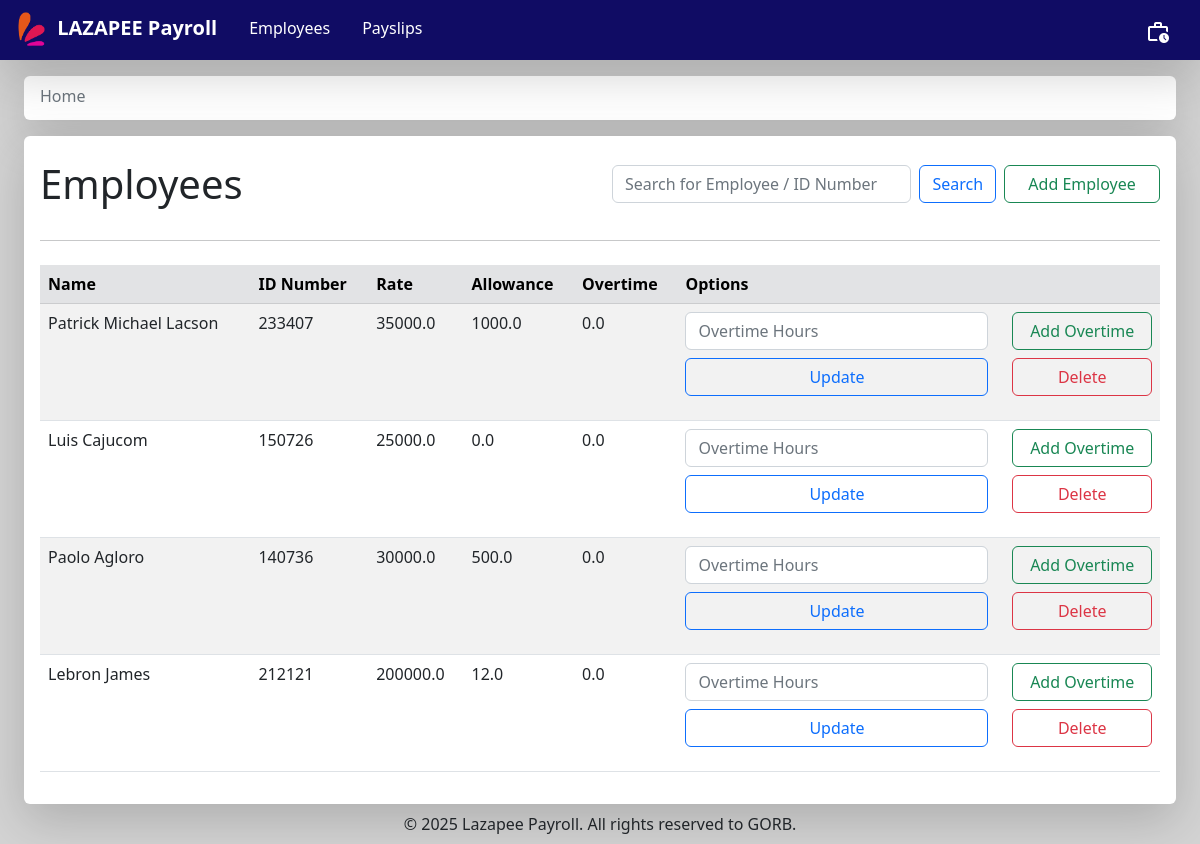
Before: / with the older database file.
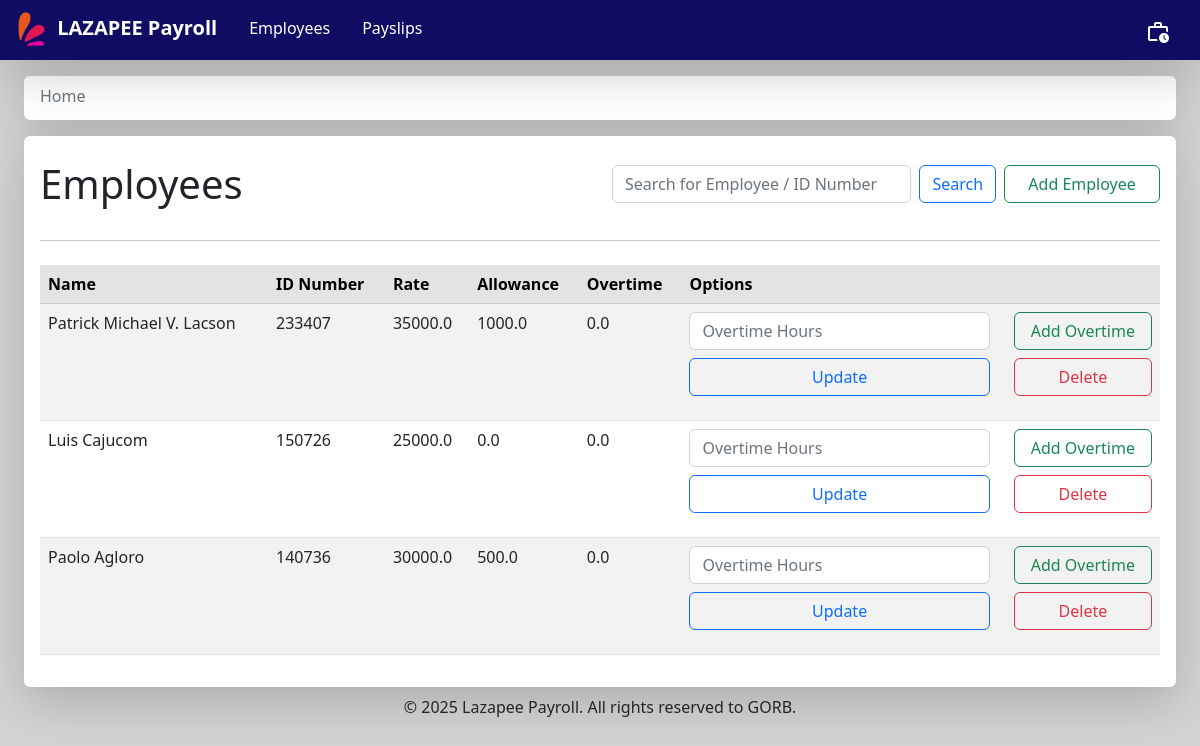
After: the same page with the newer database file.
### payroll_app/models.py (models this page shows, shortened)
class Employee(models.Model):
    name = models.CharField(max_length = 300)
    id_number = models.CharField(max_length = 300, unique = True)
    rate = models.FloatField()
    overtime_pay = models.FloatField(null=True)
    allowance = models.FloatField(null=True)
    def getName(self):
        return self.name
    def getID(self):
        return self.id_number
    def getRate(self):
        return self.rate
    def getOvertime(self):
        return self.overtime_pay
    def getAllowance(self):
        return self.allowance

### payroll_app/views.py (the view)
# urls.py: path('', views.employees_page, name='employees'),
def employees_page(request):
    global history
    if (request.method=="POST"):
        button = request.POST.get("button")
        if button == "search":
            creds = request.POST.get("Search")
            if creds.isdigit() == True:
                employees = Employee.objects.filter(id_number=creds)
                return render(request, 'payroll_app/employees_page.html', {'employees':employees, 'history':history})
            else:
                employees = Employee.objects.filter(name__icontains=creds)
                return render(request, 'payroll_app/employees_page.html', {'employees':employees, 'history':history})
        elif button == "add_overtime":
            id = request.POST.get("employee_id")
            hours = request.POST.get("hours")
            overtime = get_object_or_404(Employee, id_number=id).getOvertime() + (get_object_or_404(Employee, id_number=id).getRate()/160) * 1.5 * int(hours)
            Employee.objects.filter(id_number=id).update(overtime_pay=overtime)
            employees = Employee.objects.all()
            return render(request, 'payroll_app/employees_page.html', {'employees':employees, 'history':history})
    else:
        employees = Employee.objects.all()
        message = request.session.pop('message', None)
        return render(request, 'payroll_app/employees_page.html', {'employees':employees, 'message':message, 'history':history})

### payroll_app/templates/payroll_app/employees_page.html (shortened to what this page needs)
{% extends 'payroll_app/base.html' %}
{% load static %}
    {% block directory %}
        <ol class="breadcrumb mb-1">
            <li class="breadcrumb-item">
                <a href="{% url 'employees' %}" class="text-secondary text-decoration-none">Home</a>
            </li>
        </ol>
    {% endblock %}
    {% block content %}
        <div class="navbar mt-3 mx-4 p-3 shadow-lg rounded" style="background-color: white">
            <div class="w-100">
                <div class="row align-items-center">
                    <div class="col">
                        <h1 class="mt-2">Employees</h1>
                    </div>
                    <div class="col">
                        <form class="form-inline my-2 d-flex" method="POST"> {% csrf_token %}
                            <input class="form-control" type="search" placeholder="Search for Employee / ID Number" name="Search">
                            <button class="btn btn-outline-primary mx-2" type="submit" name="button" value="search">Search</button>
                            <a class="btn btn-outline-success w-50" href="{% url 'create_employee' %}">Add Employee</a>
                        </form>
                    </div>
                </div>
                <hr class="my-4">
            </div>
            <table class="table table-hover table-striped">
                <thead class="table-secondary">
                    <th scope="col"> Name </th>
                    <th scope="col"> ID Number </th>
                    <th scope="col"> Rate </th>
                    <th scope="col"> Allowance </th>
                    <th scope="col"> Overtime </th>
                    <th scope="col"> Options </th>
                </thead>
                <tbody>
                    {% for e in employees %}
                    <tr>
                        <td> {{ e.getName }} </td>
                        <td> {{ e.getID }} </td>
                        <td> {{ e.getRate }} </td>
                        <td> {{ e.getAllowance }} </td>
                        <td> {{ e.getOvertime }} </td>
                        <td>
                            <form method="POST">{% csrf_token %}
                                <div class="row mb-2">
                                    <div class="col-8">
                                        <input type="number" class="form-control" id="hours" name="hours" placeholder="Overtime Hours" min="0">
                                    </div>
                                    <div class="col-4">
                                        <button type="submit" class="btn btn-outline-success mr-1 w-100" name="button" value="add_overtime">Add Overtime</button>
                                    </div>
                                </div>
                                <div class="row">
                                    <div class="col-8">
                                        <a href="{% url 'update_employee' pk=e.pk %}" class="btn btn-outline-primary px-3 mr-3 w-100">Update</a>
                                    </div>
                                    <div class="col-4">
                                        <a href="{% url 'delete_employee' pk=e.pk %}" class="btn btn-outline-danger px-3 mr-3 w-100">Delete</a>
                                    </div>
                                </div>
                            </form>
                        </td>
                    </tr>
                    {% endfor %}
                </tbody>
            </table>
        </div>
    {% endblock %}

Changed rows visible on the page:
removed Employee: getName "Lebron James", getID "212121", getRate "200000.0", getAllowance "12.0", getOvertime "0.0"
changed Employee: getName "Patrick Michael Lacson" → "Patrick Michael V. Lacson"
